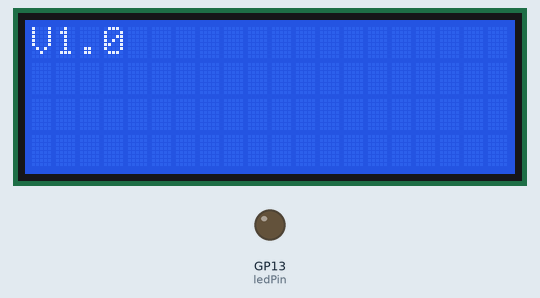
This sketch was run on a simulated Raspberry Pi Pico. On the bench: 20×4 character LCD, output pins drawn as LEDs (lit = HIGH). Storage starts empty.

Above: at 0.1 s.
At 5.1 s:
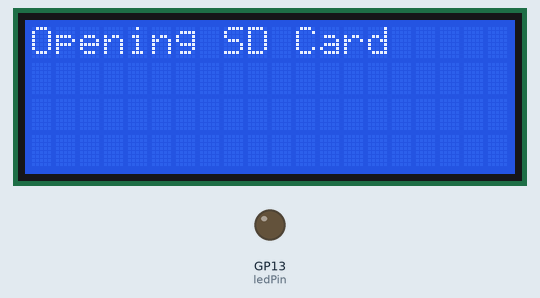
At 10.2 s:
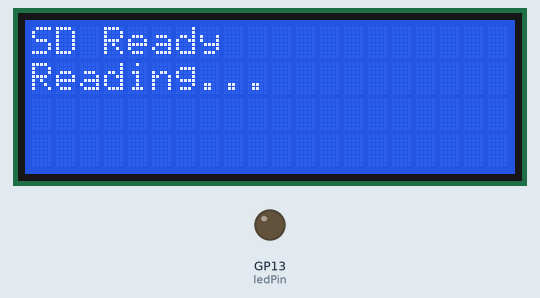
At 15.2 s:
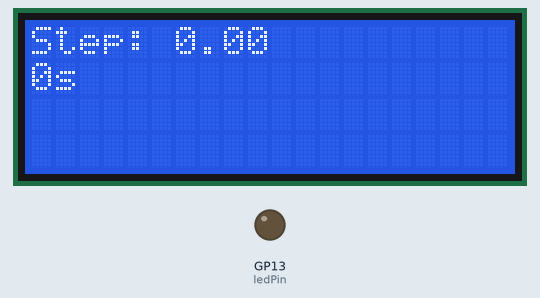
At 20.2 s:
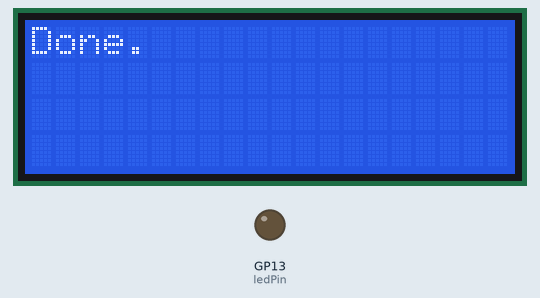

Measured:
- what the display in image 1 shows lasts 5.0 s, from 5.1 s to 10.1 s

The sketch:

V1_0_firmware.ino
```cpp
// Load the libraries
#include <Wire.h>
#include <LiquidCrystal_I2C.h>
#include <SD.h>
#include <SPI.h>

// Create the LCD instance
LiquidCrystal_I2C lcd(0x27,20,4);  // set the LCD address to 0x27 for a 16 chars and 2 line display
unsigned long lcd_refresh_time = 5000;

// Create the file instance
File myFile;

// Create the custom LCD symbol for '/'
uint8_t SpecialChar [8]= { 0x00, 0x10, 0x08, 0x04, 0x02, 0x01, 0x00, 0x00 };

// Pin used to control the LED pwm
int ledPin = 13;

// For the SD Card
const int _MISO = 4;
const int _MOSI = 7;
const int _CS = 5;
const int _SCK = 6;

void setup() {
  // Turn off the LED
  analogWrite(ledPin, 0);

  // Declare the pins 20 and 21 as SDA and SCL
  Wire.setSDA(20);
  Wire.setSCL(21);
  Wire.begin();

  // Configure the SD
  SPI.setRX(_MISO);
  SPI.setTX(_MOSI);
  SPI.setSCK(_SCK);

  // Initiate the LCD and create the special character '/'
  lcd.init();
  lcd.backlight();
  lcd.createChar(0, SpecialChar);
  lcd.clear();
  lcd.setCursor(0,0);
  lcd.print("V1.0");
  delay(5000);

  lcd.clear();
  lcd.setCursor(0,0);
  lcd.print("Opening SD Card");
  delay(5000);

  // Initiate the SD
  if (!SD.begin(_CS)) {
    lcd.clear();
    lcd.setCursor(0,0);
    lcd.print("SD Failed");
    delay(20000);
  }
  lcd.clear();
  lcd.setCursor(0,0);
  lcd.print("SD Ready");
  lcd.setCursor(0,1);
  lcd.print("Reading...");
  delay(5000);
}

void loop() {
  // Variables
  float STEP_SIZE;
  int PROGRAM_DURATION;
  int magnitude;
  int PROGRAM_COUNTS;
  int counter = 1;
  unsigned long reference_time = millis();

  // Load the SD card and read the first couple of values
  myFile = SD.open("data.txt");
  STEP_SIZE = myFile.parseFloat();
  float PROGRAM_DELAY_MICROSECONDS = STEP_SIZE * 1000;
  PROGRAM_DURATION = myFile.parseInt();
  PROGRAM_COUNTS = myFile.parseInt();

  // Display the loaded values
  lcd.clear();
  lcd.setCursor(0,0);
  lcd.print("Step: ");
  lcd.print(STEP_SIZE);
  lcd.setCursor(0, 1);
  lcd.print(PROGRAM_DURATION);
  lcd.print("s");
  delay(5000);

  // Main loop for fading
  while (myFile.available()) {
    magnitude = myFile.parseInt();
    analogWrite(ledPin, magnitude);
    if (millis() - reference_time >= lcd_refresh_time) {
      lcd.clear();
      lcd.setCursor(0,0);
      lcd.print(counter);
      lcd.print(" ");
      lcd.print(char(0));
      lcd.print(" ");
      lcd.print(PROGRAM_COUNTS);
      lcd.setCursor(0,1);
      lcd.print("Intensity: ");
      lcd.print(magnitude);
      reference_time = millis();
    }
    counter++;
    delay(PROGRAM_DELAY_MICROSECONDS);
  }
  analogWrite(ledPin, 0);
  lcd.clear();
  lcd.setCursor(0,0);
  lcd.print("Done.");
  delay(60000);
}
```
